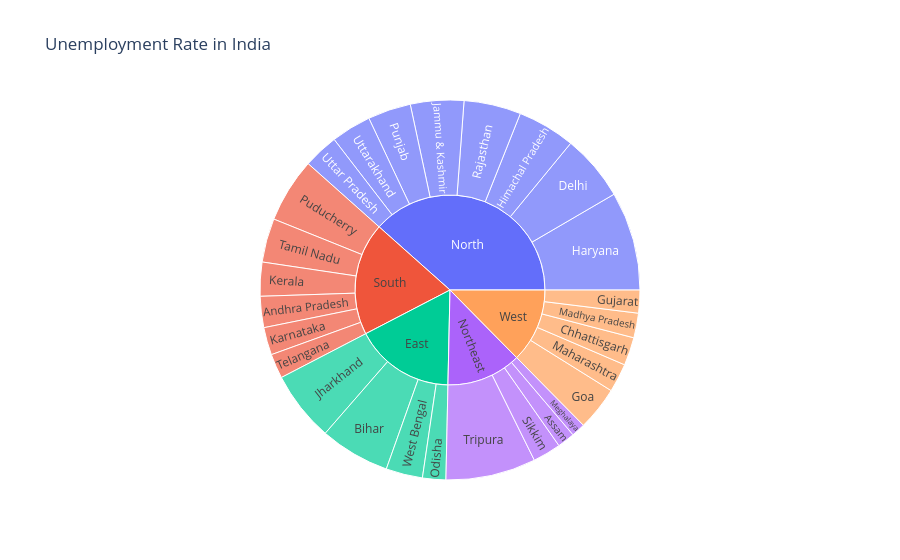

Notebook code for this chart:
### Code cell
import pandas as pd
import numpy as np
import matplotlib.pyplot as plt
import seaborn as sns
import plotly.express as px

plt.style.use("seaborn-v0_8-whitegrid")


data = pd.read_csv("https://raw.githubusercontent.com/amankharwal/Website-data/master/unemployment.csv")



data.columns = [
    "State", "Date", "Frequency",
    "Unemployment_Rate", "Employed",
    "Labour_Participation_Rate",
    "Region", "Longitude", "Latitude"
]



print(data.head())
print(data.info())
print(data.describe())
print(data.isnull().sum())


plt.figure(figsize=(10,6))
sns.heatmap(data.corr(numeric_only=True), annot=True, cmap="coolwarm")
plt.title("Correlation Heatmap")
plt.show()



plt.figure(figsize=(12,6))
sns.barplot(data=data, x="Region", y="Unemployment_Rate", estimator=np.mean)
plt.title("Average Unemployment Rate by Region")
plt.xticks(rotation=45)
plt.show()



plt.figure(figsize=(10,5))
sns.histplot(data=data, x="Unemployment_Rate", hue="Region", kde=True)
plt.title("Unemployment Rate Distribution")
plt.show()



plt.figure(figsize=(12,6))
sns.barplot(data=data, x="Region", y="Unemployment_Rate", estimator=np.mean, errorbar=None)
plt.title("Average Unemployment Rate by Region")
plt.xticks(rotation=45)
plt.show()


fig = px.sunburst(
    data,
    path=["Region", "State"],
    values="Unemployment_Rate",
    title="Unemployment Rate in India"
)
fig.show()



from sklearn.model_selection import train_test_split
from sklearn.linear_model import LinearRegression
from sklearn.metrics import mean_squared_error, r2_score



X = data[["Employed", "Labour_Participation_Rate", "Longitude", "Latitude"]]
y = data["Unemployment_Rate"]


X_train, X_test, y_train, y_test = train_test_split(
    X, y, test_size=0.2, random_state=42
)



model = LinearRegression()
model.fit(X_train, y_train)


y_pred = model.predict(X_test)



print("R2 Score:", r2_score(y_test, y_pred))
print("MSE:", mean_squared_error(y_test, y_pred))



plt.figure(figsize=(8,6))
plt.scatter(y_test, y_pred)
plt.xlabel("Actual Unemployment Rate")
plt.ylabel("Predicted Unemployment Rate")
plt.title("Actual vs Predicted")
plt.show()



residuals = y_test - y_pred

plt.figure(figsize=(8,5))
sns.histplot(residuals, kde=True)
plt.title("Error Distribution")
plt.show()

### Figure 1 — Plotly figure (JSON) as saved in the notebook; plotly's stock layout.template omitted (floating-point values rounded to 4 significant figures)
{"data": [{"branchvalues": "total", "domain": {"x": [0, 1], "y": [0, 1]}, "hovertemplate": "labels=%{label}<br>Unemployment_Rate=%{value}<br>parent=%{parent}<br>id=%{id}<extra></extra>", "ids": ["South/Andhra Pradesh", "Northeast/Assam", "East/Bihar", "West/Chhattisgarh", "North/Delhi", "West/Goa", "West/Gujarat", "North/Haryana", "North/Himachal Pradesh", "North/Jammu & Kashmir", "East/Jharkhand", "South/Karnataka", "South/Kerala", "West/Madhya Pradesh", "West/Maharashtra", "Northeast/Meghalaya", "East/Odisha", "South/Puducherry", "North/Punjab", "North/Rajasthan", "Northeast/Sikkim", "South/Tamil Nadu", "South/Telangana", "Northeast/Tripura", "North/Uttar Pradesh", "North/Uttarakhand", "East/West Bengal", "South", "Northeast", "East", "West", "North"], "labels": ["Andhra Pradesh", "Assam", "Bihar", "Chhattisgarh", "Delhi", "Goa", "Gujarat", "Haryana", "Himachal Pradesh", "Jammu & Kashmir", "Jharkhand", "Karnataka", "Kerala", "Madhya Pradesh", "Maharashtra", "Meghalaya", "Odisha", "Puducherry", "Punjab", "Rajasthan", "Sikkim", "Tamil Nadu", "Telangana", "Tripura", "Uttar Pradesh", "Uttarakhand", "West Bengal", "South", "Northeast", "East", "West", "North"], "name": "", "parents": ["South", "Northeast", "East", "West", "North", "West", "West", "North", "North", "North", "East", "South", "South", "West", "West", "Northeast", "East", "South", "North", "North", "Northeast", "South", "South", "Northeast", "North", "North", "East", "", "", "", "", ""], "type": "sunburst", "values": [86.64, 48.56, 194.7, 78.19, 184.1, 121.7, 63.76, 274.8, 160.7, 148.3, 195.4, 76.68, 94.34, 68.54, 79.79, 38.66, 64.62, 179.4, 119.8, 158.7, 78.34, 121.9, 68.33, 250.6, 97.37, 111.6, 101.9, 627.3, 416.1, 556.6, 411.9, 1255.0]}], "layout": {"legend": {"tracegroupgap": 0}, "title": {"text": "Unemployment Rate in India"}}}
